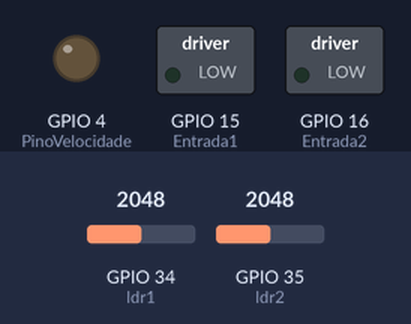
This program was run on a simulated ESP32. Parts: switched loads named in the program (green lamp = pin HIGH), output pins drawn as LEDs (lit = HIGH). The test bench sets the inputs (shaded band); at power-on: GPIO 34 (ldr1) = 2048, GPIO 35 (ldr2) = 2048.

Above: at 1.2 s.
1.3 s: GPIO 34 (ldr1) set to 2092
At 2.7 s:
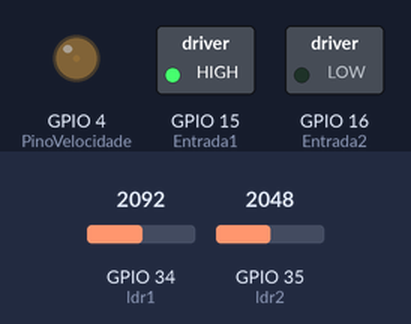
3.0 s: GPIO 35 (ldr2) set to 2076
At 3.9 s:
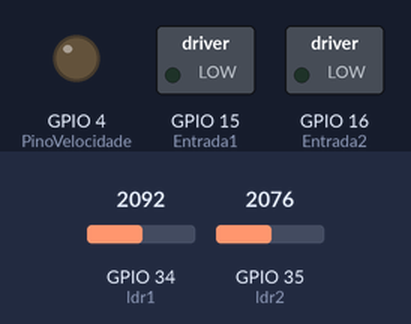
4.5 s: GPIO 34 (ldr1) set to 2047
At 5.1 s:
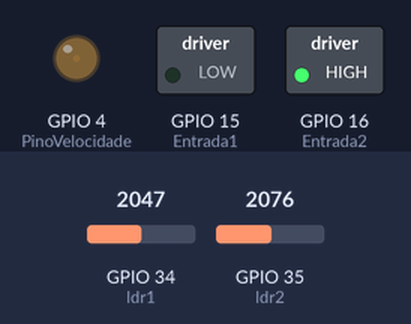
6.0 s: GPIO 35 (ldr2) set to 3603
At 6.3 s:
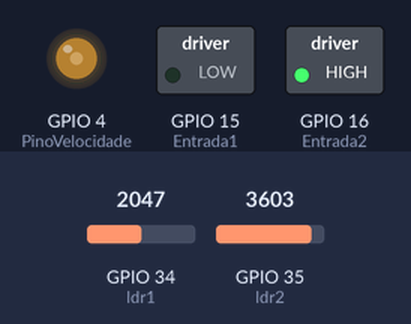
7.5 s: GPIO 34 (ldr1) set to 1228
At 8.7 s:
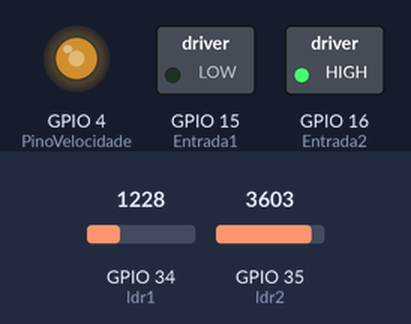
9.0 s: GPIO 35 (ldr2) set to 0
At 9.9 s:
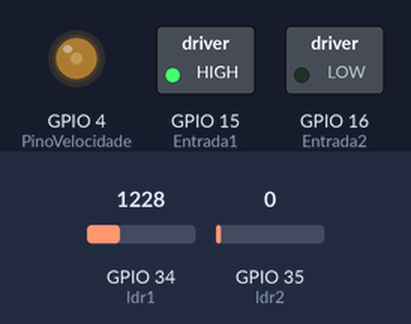
Timing chart, 0 to 11.5 s (numbered marks = the images above; inputs shaded):
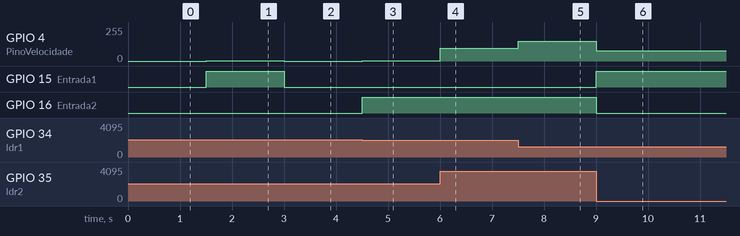

Measured:
- the behaviour switches between 2064 and 2065 on GPIO 34 (ldr1) (found by bisection; images 0 and 1)
- the behaviour switches between 2075 and 2076 on GPIO 35 (ldr2) (found by bisection; images 1 and 2)
- after the input at 1.3 s, GPIO 4 (PinoVelocidade): 0/255 → 2/255 after 0.20 s; GPIO 15 (Entrada1): LOW → HIGH after 0.20 s
- after the input at 3.0 s, GPIO 4 (PinoVelocidade): 2/255 → 0/255 at once; GPIO 15 (Entrada1): HIGH → LOW at once
- after the input at 4.5 s, GPIO 4 (PinoVelocidade): 0/255 → 1/255 at once; GPIO 16 (Entrada2): LOW → HIGH at once
- after the input at 6.0 s, GPIO 4 (PinoVelocidade): 1/255 → 96/255 at once
- after the input at 7.5 s, GPIO 4 (PinoVelocidade): 96/255 → 147/255 at once
- after the input at 9.0 s, GPIO 4 (PinoVelocidade): 147/255 → 76/255 at once; GPIO 15 (Entrada1): LOW → HIGH at once; GPIO 16 (Entrada2): HIGH → LOW at once

The program:

main.cpp
```cpp
#include <Arduino.h>

#define fator 16.06 //permite que o PWM varie somente entre 0 e 255
#define PinoVelocidade 4 //Pino que define a velocidade do motor e está ligado ao pino 1 do L293D e a Digital 3 do Arduino
#define Entrada1 15 //Entrada do terminal do motor ligado ao pino 2 do L293D e a Digital 2 do Arduino
#define Entrada2 16 //Entrada do terminal do motor ligado ao pino 7 do L293D e a Digital 7 do Arduino

#define ldr1 34
#define ldr2 35
int valorldr;

void setup( )
{
    pinMode(PinoVelocidade, OUTPUT);
    pinMode(Entrada1, OUTPUT);
    pinMode(Entrada2, OUTPUT);
}

void loop( )
{
  valorldr = analogRead(ldr1)-analogRead(ldr2);
  int velocidade = valorldr / fator;
  if (velocidade > 0) {
    digitalWrite(Entrada1, HIGH);
    digitalWrite(Entrada2, LOW);
    analogWrite(PinoVelocidade, velocidade);
  } else if (velocidade < 0) {
    digitalWrite(Entrada1, LOW);
    digitalWrite(Entrada2, HIGH);
    velocidade*=-1;
    analogWrite(PinoVelocidade, velocidade);
  } else if (velocidade == 0) {
    digitalWrite(Entrada1, LOW);
    digitalWrite(Entrada2, LOW);
    analogWrite(PinoVelocidade, velocidade);
  }
  delay (250);
}
```
